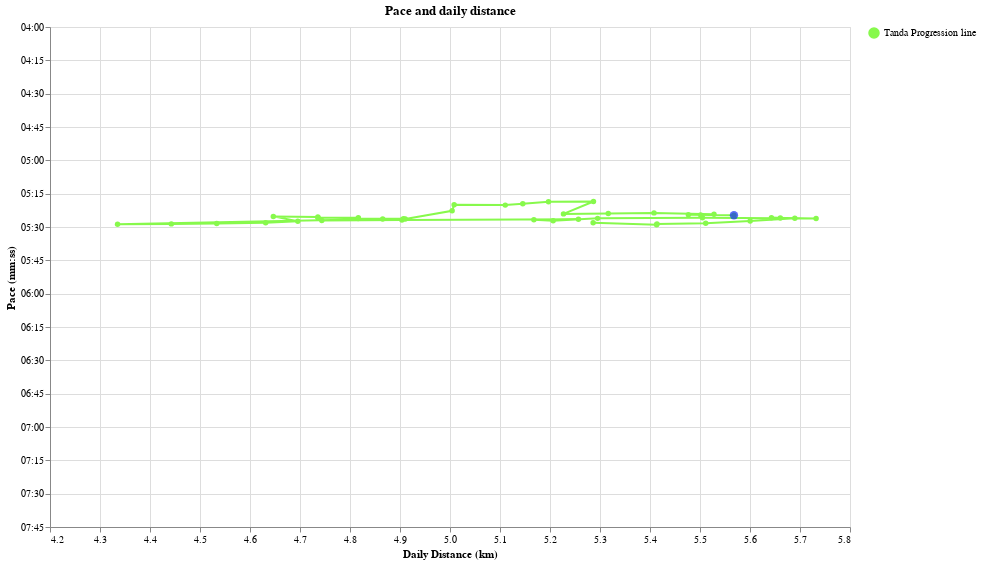

The notebook cell this image was saved under:
### Code cell
daily_df["Legend"] = "Tanda Progression line"


tooltip = [
    alt.Tooltip(
        "rolling_km_per_week_daily_distance:Q",
        title="Distance (km)",
        format=".1f",
    ),
    alt.Tooltip(
        "rolling_pace_pretty:N",
        title="Pace (s/km)",
    ),
    alt.Tooltip("date:T", title="Date"),
    alt.Tooltip("pretty_rolling_tanda_day:N", title="Marathon Form"),
]


tanda_progression = (
    alt.Chart(daily_df.loc[start_date:last_date].reset_index().sort_values("date"))
    .mark_line(point=True, strokeWidth=2)
    .encode(
        x=alt.X(
            "rolling_km_per_week_daily_distance:Q",
            title="Daily Distance (km)",
            scale=alt.Scale(zero=False),
        ),
        y=alt.Y(
            "rolling_pace_sec_per_km:Q",
            title="Pace (mm:ss)",
            scale=alt.Scale(
                reverse=True,
                zero=False,
                domain=(min(pace_ticks_values), max(pace_ticks_values)),
            ),
            axis=alt.Axis(
                values=pace_ticks_values,
                labelExpr="datum.value > 0 ? timeFormat(datum.value * 1000, '%M:%S') : ''",
            ),
        ),
        tooltip=tooltip,
        order="date",
        color=alt.Color(
            "Legend:N",
            legend=alt.Legend(title=None),
            scale=alt.Scale(domain=["Tanda Progression line"], range=["#87f94c"]),
        ),
    )
    .properties(width=800, height=500, title="Pace and daily distance")
    .interactive()
)


current_form = (
    alt.Chart(
        daily_df.loc[start_date:last_date].reset_index().sort_values("date").tail(1)
    )
    .mark_point(filled=True, size=70)
    .encode(
        x=alt.X(
            "rolling_km_per_week_daily_distance:Q",
            title="Daily Distance (km)",
            scale=alt.Scale(zero=False),
        ),
        y=alt.Y(
            "rolling_pace_sec_per_km:Q",
            title="Pace (mm:ss)",
            scale=alt.Scale(
                reverse=True,
                zero=False,
                domain=(min(pace_ticks_values), max(pace_ticks_values)),
            ),
            axis=alt.Axis(
                values=pace_ticks_values,
                labelExpr="datum.value > 0 ? timeFormat(datum.value * 1000, '%M:%S') : ''",
            ),
        ),
        color=alt.value("#142ef5"),
        tooltip=tooltip,
    )
    .properties(width=800, height=500, title="Pace and daily distance")
    .interactive()
)

(tanda_progression + current_form).show()

### Figure 1 — Vega-Lite specification as saved in the notebook (floating-point values rounded to 4 significant figures)
{"config": {"view": {"continuousWidth": 300, "continuousHeight": 300}}, "layer": [{"data": {"name": "data-4bd885a1259fd147b6d4e7bd161a968e"}, "mark": {"type": "line", "point": true, "strokeWidth": 2}, "encoding": {"color": {"field": "Legend", "legend": {"title": null}, "scale": {"domain": ["Tanda Progression line"], "range": ["#87f94c"]}, "type": "nominal"}, "order": {"field": "date", "type": "temporal"}, "tooltip": [{"field": "rolling_km_per_week_daily_distance", "format": ".1f", "title": "Distance (km)", "type": "quantitative"}, {"field": "rolling_pace_pretty", "title": "Pace (s/km)", "type": "nominal"}, {"field": "date", "title": "Date", "type": "temporal"}, {"field": "pretty_rolling_tanda_day", "title": "Marathon Form", "type": "nominal"}], "x": {"field": "rolling_km_per_week_daily_distance", "scale": {"zero": false}, "title": "Daily Distance (km)", "type": "quantitative"}, "y": {"axis": {"labelExpr": "datum.value > 0 ? timeFormat(datum.value * 1000, '%M:%S') : ''", "values": [240, 255, 270, 285, 300, 315, 330, 345, 360, 375, 390, 405, 420, 435, 450, 465]}, "field": "rolling_pace_sec_per_km", "scale": {"domain": [240, 465], "reverse": true, "zero": false}, "title": "Pace (mm:ss)", "type": "quantitative"}}, "name": "view_6", "title": "Pace and daily distance"}, {"data": {"name": "data-a5c9a9d1f1b4a9a17b6f27ceab96c7fe"}, "mark": {"type": "point", "filled": true, "size": 70}, "encoding": {"color": {"value": "#142ef5"}, "tooltip": [{"field": "rolling_km_per_week_daily_distance", "format": ".1f", "title": "Distance (km)", "type": "quantitative"}, {"field": "rolling_pace_pretty", "title": "Pace (s/km)", "type": "nominal"}, {"field": "date", "title": "Date", "type": "temporal"}, {"field": "pretty_rolling_tanda_day", "title": "Marathon Form", "type": "nominal"}], "x": {"field": "rolling_km_per_week_daily_distance", "scale": {"zero": false}, "title": "Daily Distance (km)", "type": "quantitative"}, "y": {"axis": {"labelExpr": "datum.value > 0 ? timeFormat(datum.value * 1000, '%M:%S') : ''", "values": [240, 255, 270, 285, 300, 315, 330, 345, 360, 375, 390, 405, 420, 435, 450, 465]}, "field": "rolling_pace_sec_per_km", "scale": {"domain": [240, 465], "reverse": true, "zero": false}, "title": "Pace (mm:ss)", "type": "quantitative"}}, "name": "view_7", "title": "Pace and daily distance"}], "height": 500, "params": [{"name": "param_8", "select": {"type": "interval", "encodings": ["x", "y"]}, "bind": "scales", "views": ["view_6"]}, {"name": "param_9", "select": {"type": "interval", "encodings": ["x", "y"]}, "bind": "scales", "views": ["view_7"]}], "width": 800, "$schema": "https://vega.github.io/schema/vega-lite/v5.17.0.json", "datasets": {"data-4bd885a1259fd147b6d4e7bd161a968e": [{"date": "2024-05-19T00:00:00", "distance_meters": 8923.0, "time_seconds": 2829, "tanda_day": 3.423, "tanda_day_pretty": "1970-01-01T03:25:21.962583357", "rolling_distance_meters": 296000.0, "rolling_time_seconds": 97120.0, "rolling_km_per_week": 37.0, "rolling_pace_sec_per_km": 328.1, "rolling_tanda_day": 3.664, "rolling_tanda_day_pretty": "1970-01-01T03:39:50.163306382", "type_rolling": "Tanda (8 weeks)", "type_daily": "Tanda (daily)", "pace_sec_per_km": 317.1, "distance_km": 8.923, "date_factor": 17040.0, "daily_pace_pretty": "5:17", "rolling_pace_pretty": "5:28", "rolling_km_per_week_daily_distance": 5.286, "Latest run": "Latest run", "pretty_rolling_tanda_day": "3 hours 40 minutes", "shape": "circle", "Legend": "Tanda Progression line"}, {"date": "2024-05-20T00:00:00", "distance_meters": 7104.0, "time_seconds": 2620, "tanda_day": 3.839, "tanda_day_pretty": "1970-01-01T03:50:19.717875751", "rolling_distance_meters": 303100.0, "rolling_time_seconds": 99740.0, "rolling_km_per_week": 37.89, "rolling_pace_sec_per_km": 329.0, "rolling_tanda_day": 3.664, "rolling_tanda_day_pretty": "1970-01-01T03:39:49.538411416", "type_rolling": "Tanda (8 weeks)", "type_daily": "Tanda (daily)", "pace_sec_per_km": 368.8, "distance_km": 7.104, "date_factor": 19380.0, "daily_pace_pretty": "6:08", "rolling_pace_pretty": "5:29", "rolling_km_per_week_daily_distance": 5.413, "Latest run": "Latest run", "pretty_rolling_tanda_day": "3 hours 40 minutes", "shape": "circle", "Legend": "Tanda Progression line"}, {"date": "2024-05-22T00:00:00", "distance_meters": 5076.0, "time_seconds": 1586, "tanda_day": 3.574, "tanda_day_pretty": "1970-01-01T03:34:26.612710449", "rolling_distance_meters": 303200.0, "rolling_time_seconds": 99650.0, "rolling_km_per_week": 37.9, "rolling_pace_sec_per_km": 328.7, "rolling_tanda_day": 3.662, "rolling_tanda_day_pretty": "1970-01-01T03:39:41.763111008", "type_rolling": "Tanda (8 weeks)", "type_daily": "Tanda (daily)", "pace_sec_per_km": 312.5, "distance_km": 5.076, "date_factor": 22030.0, "daily_pace_pretty": "5:12", "rolling_pace_pretty": "5:28", "rolling_km_per_week_daily_distance": 5.414, "Latest run": "Latest run", "pretty_rolling_tanda_day": "3 hours 40 minutes", "shape": "circle", "Legend": "Tanda Progression line"}, {"date": "2024-05-23T00:00:00", "distance_meters": 5457.0, "time_seconds": 1689, "tanda_day": 3.536, "tanda_day_pretty": "1970-01-01T03:32:09.057770271", "rolling_distance_meters": 308600.0, "rolling_time_seconds": 101300.0, "rolling_km_per_week": 38.58, "rolling_pace_sec_per_km": 328.3, "rolling_tanda_day": 3.655, "rolling_tanda_day_pretty": "1970-01-01T03:39:16.456543149", "type_rolling": "Tanda (8 weeks)", "type_daily": "Tanda (daily)", "pace_sec_per_km": 309.5, "distance_km": 5.457, "date_factor": 25040.0, "daily_pace_pretty": "5:09", "rolling_pace_pretty": "5:28", "rolling_km_per_week_daily_distance": 5.511, "Latest run": "Latest run", "pretty_rolling_tanda_day": "3 hours 39 minutes", "shape": "circle", "Legend": "Tanda Progression line"}, {"date": "2024-05-25T00:00:00", "distance_meters": 10010.0, "time_seconds": 3009, "tanda_day": 3.27, "tanda_day_pretty": "1970-01-01T03:16:11.047737558", "rolling_distance_meters": 313600.0, "rolling_time_seconds": 102700.0, "rolling_km_per_week": 39.2, "rolling_pace_sec_per_km": 327.3, "rolling_tanda_day": 3.644, "rolling_tanda_day_pretty": "1970-01-01T03:38:36.905475202", "type_rolling": "Tanda (8 weeks)", "type_daily": "Tanda (daily)", "pace_sec_per_km": 300.6, "distance_km": 10.01, "date_factor": 28460.0, "daily_pace_pretty": "5:00", "rolling_pace_pretty": "5:27", "rolling_km_per_week_daily_distance": 5.6, "Latest run": "Latest run", "pretty_rolling_tanda_day": "3 hours 39 minutes", "shape": "circle", "Legend": "Tanda Progression line"}, {"date": "2024-05-26T00:00:00", "distance_meters": 10010.0, "time_seconds": 2945, "tanda_day": 3.228, "tanda_day_pretty": "1970-01-01T03:13:42.360225427", "rolling_distance_meters": 318600.0, "rolling_time_seconds": 103900.0, "rolling_km_per_week": 39.83, "rolling_pace_sec_per_km": 326.1, "rolling_tanda_day": 3.631, "rolling_tanda_day_pretty": "1970-01-01T03:37:51.962442618", "type_rolling": "Tanda (8 weeks)", "type_daily": "Tanda (daily)", "pace_sec_per_km": 294.1, "distance_km": 10.01, "date_factor": 32360.0, "daily_pace_pretty": "4:54", "rolling_pace_pretty": "5:26", "rolling_km_per_week_daily_distance": 5.69, "Latest run": "Latest run", "pretty_rolling_tanda_day": "3 hours 38 minutes", "shape": "circle", "Legend": "Tanda Progression line"}, {"date": "2024-05-28T00:00:00", "distance_meters": 7009.0, "time_seconds": 2227, "tanda_day": 3.514, "tanda_day_pretty": "1970-01-01T03:30:49.465042329", "rolling_distance_meters": 317000.0, "rolling_time_seconds": 103300.0, "rolling_km_per_week": 39.62, "rolling_pace_sec_per_km": 326.0, "rolling_tanda_day": 3.632, "rolling_tanda_day_pretty": "1970-01-01T03:37:54.534555577", "type_rolling": "Tanda (8 weeks)", "type_daily": "Tanda (daily)", "pace_sec_per_km": 317.7, "distance_km": 7.009, "date_factor": 36780.0, "daily_pace_pretty": "5:17", "rolling_pace_pretty": "5:25", "rolling_km_per_week_daily_distance": 5.661, "Latest run": "Latest run", "pretty_rolling_tanda_day": "3 hours 38 minutes", "shape": "circle", "Legend": "Tanda Progression line"}, {"date": "2024-05-29T00:00:00", "distance_meters": 6018.0, "time_seconds": 2058, "tanda_day": 3.718, "tanda_day_pretty": "1970-01-01T03:43:03.065273317", "rolling_distance_meters": 316000.0, "rolling_time_seconds": 103000.0, "rolling_km_per_week": 39.5, "rolling_pace_sec_per_km": 325.9, "rolling_tanda_day": 3.632, "rolling_tanda_day_pretty": "1970-01-01T03:37:55.311848713", "type_rolling": "Tanda (8 weeks)", "type_daily": "Tanda (daily)", "pace_sec_per_km": 342.0, "distance_km": 6.018, "date_factor": 41820.0, "daily_pace_pretty": "5:41", "rolling_pace_pretty": "5:25", "rolling_km_per_week_daily_distance": 5.643, "Latest run": "Latest run", "pretty_rolling_tanda_day": "3 hours 38 minutes", "shape": "circle", "Legend": "Tanda Progression line"}, {"date": "2024-05-30T00:00:00", "distance_meters": 5001.0, "time_seconds": 1729, "tanda_day": 3.792, "tanda_day_pretty": "1970-01-01T03:47:31.942964878", "rolling_distance_meters": 321000.0, "rolling_time_seconds": 104700.0, "rolling_km_per_week": 40.13, "rolling_pace_sec_per_km": 326.2, "rolling_tanda_day": 3.63, "rolling_tanda_day_pretty": "1970-01-01T03:37:46.647734811", "type_rolling": "Tanda (8 weeks)", "type_daily": "Tanda (daily)", "pace_sec_per_km": 345.7, "distance_km": 5.001, "date_factor": 47540.0, "daily_pace_pretty": "5:45", "rolling_pace_pretty": "5:26", "rolling_km_per_week_daily_distance": 5.732, "Latest run": "Latest run", "pretty_rolling_tanda_day": "3 hours 38 minutes", "shape": "circle", "Legend": "Tanda Progression line"}, {"date": "2024-06-01T00:00:00", "distance_meters": 2602.0, "time_seconds": 905, "tanda_day": 3.932, "tanda_day_pretty": "1970-01-01T03:55:55.946875576", "rolling_distance_meters": 308300.0, "rolling_time_seconds": 100400.0, "rolling_km_per_week": 38.53, "rolling_pace_sec_per_km": 325.8, "rolling_tanda_day": 3.639, "rolling_tanda_day_pretty": "1970-01-01T03:38:19.321700254", "type_rolling": "Tanda (8 weeks)", "type_daily": "Tanda (daily)", "pace_sec_per_km": 347.8, "distance_km": 2.602, "date_factor": 54040.0, "daily_pace_pretty": "5:47", "rolling_pace_pretty": "5:25", "rolling_km_per_week_daily_distance": 5.505, "Latest run": "Latest run", "pretty_rolling_tanda_day": "3 hours 38 minutes", "shape": "circle", "Legend": "Tanda Progression line"}, {"date": "2024-06-02T00:00:00", "distance_meters": 14550.0, "time_seconds": 4747, "tanda_day": 3.26, "tanda_day_pretty": "1970-01-01T03:15:36.593298064", "rolling_distance_meters": 296500.0, "rolling_time_seconds": 96700.0, "rolling_km_per_week": 37.07, "rolling_pace_sec_per_km": 326.1, "rolling_tanda_day": 3.651, "rolling_tanda_day_pretty": "1970-01-01T03:39:03.463125642", "type_rolling": "Tanda (8 weeks)", "type_daily": "Tanda (daily)", "pace_sec_per_km": 326.3, "distance_km": 14.55, "date_factor": 61430.0, "daily_pace_pretty": "5:26", "rolling_pace_pretty": "5:26", "rolling_km_per_week_daily_distance": 5.295, "Latest run": "Latest run", "pretty_rolling_tanda_day": "3 hours 39 minutes", "shape": "circle", "Legend": "Tanda Progression line"}, {"date": "2024-06-04T00:00:00", "distance_meters": 5108.0, "time_seconds": 1830, "tanda_day": 3.867, "tanda_day_pretty": "1970-01-01T03:52:02.762806011", "rolling_distance_meters": 291500.0, "rolling_time_seconds": 95380.0, "rolling_km_per_week": 36.44, "rolling_pace_sec_per_km": 327.1, "rolling_tanda_day": 3.662, "rolling_tanda_day_pretty": "1970-01-01T03:39:43.318125442", "type_rolling": "Tanda (8 weeks)", "type_daily": "Tanda (daily)", "pace_sec_per_km": 358.2, "distance_km": 5.108, "date_factor": 69830.0, "daily_pace_pretty": "5:58", "rolling_pace_pretty": "5:27", "rolling_km_per_week_daily_distance": 5.206, "Latest run": "Latest run", "pretty_rolling_tanda_day": "3 hours 40 minutes", "shape": "circle", "Legend": "Tanda Progression line"}, {"date": "2024-06-06T00:00:00", "distance_meters": 7000.0, "time_seconds": 2176, "tanda_day": 3.47, "tanda_day_pretty": "1970-01-01T03:28:12.473467057", "rolling_distance_meters": 289400.0, "rolling_time_seconds": 94570.0, "rolling_km_per_week": 36.17, "rolling_pace_sec_per_km": 326.8, "rolling_tanda_day": 3.662, "rolling_tanda_day_pretty": "1970-01-01T03:39:41.762590588", "type_rolling": "Tanda (8 weeks)", "type_daily": "Tanda (daily)", "pace_sec_per_km": 310.9, "distance_km": 7.0, "date_factor": 79380.0, "daily_pace_pretty": "5:10", "rolling_pace_pretty": "5:26", "rolling_km_per_week_daily_distance": 5.168, "Latest run": "Latest run", "pretty_rolling_tanda_day": "3 hours 40 minutes", "shape": "circle", "Legend": "Tanda Progression line"}, {"date": "2024-06-07T00:00:00", "distance_meters": 4990.0, "time_seconds": 1567, "tanda_day": 3.588, "tanda_day_pretty": "1970-01-01T03:35:17.389925710", "rolling_distance_meters": 294400.0, "rolling_time_seconds": 96130.0, "rolling_km_per_week": 36.8, "rolling_pace_sec_per_km": 326.6, "rolling_tanda_day": 3.656, "rolling_tanda_day_pretty": "1970-01-01T03:39:20.638705176", "type_rolling": "Tanda (8 weeks)", "type_daily": "Tanda (daily)", "pace_sec_per_km": 314.0, "distance_km": 4.99, "date_factor": 90240.0, "daily_pace_pretty": "5:13", "rolling_pace_pretty": "5:26", "rolling_km_per_week_daily_distance": 5.257, "Latest run": "Latest run", "pretty_rolling_tanda_day": "3 hours 39 minutes", "shape": "circle", "Legend": "Tanda Progression line"}, {"date": "2024-06-09T00:00:00", "distance_meters": 7856.0, "time_seconds": 2296, "tanda_day": 3.311, "tanda_day_pretty": "1970-01-01T03:18:37.983324805", "rolling_distance_meters": 274600.0, "rolling_time_seconds": 89760.0, "rolling_km_per_week": 34.33, "rolling_pace_sec_per_km": 326.9, "rolling_tanda_day": 3.676, "rolling_tanda_day_pretty": "1970-01-01T03:40:31.808799951", "type_rolling": "Tanda (8 weeks)", "type_daily": "Tanda (daily)", "pace_sec_per_km": 292.3, "distance_km": 7.856, "date_factor": 102600.0, "daily_pace_pretty": "4:52", "rolling_pace_pretty": "5:26", "rolling_km_per_week_daily_distance": 4.904, "Latest run": "Latest run", "pretty_rolling_tanda_day": "3 hours 41 minutes", "shape": "circle", "Legend": "Tanda Progression line"}, {"date": "2024-06-13T00:00:00", "distance_meters": 7495.0, "time_seconds": 2252, "tanda_day": 3.38, "tanda_day_pretty": "1970-01-01T03:22:48.166657748", "rolling_distance_meters": 265600.0, "rolling_time_seconds": 86880.0, "rolling_km_per_week": 33.21, "rolling_pace_sec_per_km": 327.1, "rolling_tanda_day": 3.685, "rolling_tanda_day_pretty": "1970-01-01T03:41:06.045188420", "type_rolling": "Tanda (8 weeks)", "type_daily": "Tanda (daily)", "pace_sec_per_km": 300.5, "distance_km": 7.495, "date_factor": 116600.0, "daily_pace_pretty": "5:00", "rolling_pace_pretty": "5:27", "rolling_km_per_week_daily_distance": 4.744, "Latest run": "Latest run", "pretty_rolling_tanda_day": "3 hours 41 minutes", "shape": "circle", "Legend": "Tanda Progression line"}, {"date": "2024-06-14T00:00:00", "distance_meters": 6821.0, "time_seconds": 2058, "tanda_day": 3.42, "tanda_day_pretty": "1970-01-01T03:25:10.313677113", "rolling_distance_meters": 272500.0, "rolling_time_seconds": 88940.0, "rolling_km_per_week": 34.06, "rolling_pace_sec_per_km": 326.4, "rolling_tanda_day": 3.675, "rolling_tanda_day_pretty": "1970-01-01T03:40:28.982209263", "type_rolling": "Tanda (8 weeks)", "type_daily": "Tanda (daily)", "pace_sec_per_km": 301.7, "distance_km": 6.821, "date_factor": 132600.0, "daily_pace_pretty": "5:01", "rolling_pace_pretty": "5:26", "rolling_km_per_week_daily_distance": 4.865, "Latest run": "Latest run", "pretty_rolling_tanda_day": "3 hours 40 minutes", "shape": "circle", "Legend": "Tanda Progression line"}, {"date": "2024-06-16T00:00:00", "distance_meters": 12930.0, "time_seconds": 4092, "tanda_day": 3.256, "tanda_day_pretty": "1970-01-01T03:15:20.042886852", "rolling_distance_meters": 242800.0, "rolling_time_seconds": 79820.0, "rolling_km_per_week": 30.35, "rolling_pace_sec_per_km": 328.8, "rolling_tanda_day": 3.717, "rolling_tanda_day_pretty": "1970-01-01T03:43:01.909094736", "type_rolling": "Tanda (8 weeks)", "type_daily": "Tanda (daily)", "pace_sec_per_km": 316.4, "distance_km": 12.93, "date_factor": 150700.0, "daily_pace_pretty": "5:16", "rolling_pace_pretty": "5:28", "rolling_km_per_week_daily_distance": 4.335, "Latest run": "Latest run", "pretty_rolling_tanda_day": "3 hours 43 minutes", "shape": "circle", "Legend": "Tanda Progression line"}, {"date": "2024-06-17T00:00:00", "distance_meters": 6021.0, "time_seconds": 1927, "tanda_day": 3.576, "tanda_day_pretty": "1970-01-01T03:34:33.378927776", "rolling_distance_meters": 248800.0, "rolling_time_seconds": 81750.0, "rolling_km_per_week": 31.1, "rolling_pace_sec_per_km": 328.6, "rolling_tanda_day": 3.71, "rolling_tanda_day_pretty": "1970-01-01T03:42:36.959279425", "type_rolling": "Tanda (8 weeks)", "type_daily": "Tanda (daily)", "pace_sec_per_km": 320.0, "distance_km": 6.021, "date_factor": 171300.0, "daily_pace_pretty": "5:20", "rolling_pace_pretty": "5:28", "rolling_km_per_week_daily_distance": 4.443, "Latest run": "Latest run", "pretty_rolling_tanda_day": "3 hours 43 minutes", "shape": "circle", "Legend": "Tanda Progression line"}, {"date": "2024-06-18T00:00:00", "distance_meters": 5088.0, "time_seconds": 1631, "tanda_day": 3.625, "tanda_day_pretty": "1970-01-01T03:37:31.777367289", "rolling_distance_meters": 253900.0, "rolling_time_seconds": 83380.0, "rolling_km_per_week": 31.73, "rolling_pace_sec_per_km": 328.4, "rolling_tanda_day": 3.705, "rolling_tanda_day_pretty": "1970-01-01T03:42:16.360228101", "type_rolling": "Tanda (8 weeks)", "type_daily": "Tanda (daily)", "pace_sec_per_km": 320.6, "distance_km": 5.088, "date_factor": 194800.0, "daily_pace_pretty": "5:20", "rolling_pace_pretty": "5:28", "rolling_km_per_week_daily_distance": 4.533, "Latest run": "Latest run", "pretty_rolling_tanda_day": "3 hours 42 minutes", "shape": "circle", "Legend": "Tanda Progression line"}, {"date": "2024-06-19T00:00:00", "distance_meters": 5479.0, "time_seconds": 1715, "tanda_day": 3.557, "tanda_day_pretty": "1970-01-01T03:33:26.407306666", "rolling_distance_meters": 259400.0, "rolling_time_seconds": 85100.0, "rolling_km_per_week": 32.42, "rolling_pace_sec_per_km": 328.1, "rolling_tanda_day": 3.697, "rolling_tanda_day_pretty": "1970-01-01T03:41:50.710279225", "type_rolling": "Tanda (8 weeks)", "type_daily": "Tanda (daily)", "pace_sec_per_km": 313.0, "distance_km": 5.479, "date_factor": 221400.0, "daily_pace_pretty": "5:13", "rolling_pace_pretty": "5:28", "rolling_km_per_week_daily_distance": 4.631, "Latest run": "Latest run", "pretty_rolling_tanda_day": "3 hours 42 minutes", "shape": "circle", "Legend": "Tanda Progression line"}, {"date": "2024-06-21T00:00:00", "distance_meters": 7318.0, "time_seconds": 2346, "tanda_day": 3.518, "tanda_day_pretty": "1970-01-01T03:31:03.707925978", "rolling_distance_meters": 263000.0, "rolling_time_seconds": 86090.0, "rolling_km_per_week": 32.87, "rolling_pace_sec_per_km": 327.4, "rolling_tanda_day": 3.69, "rolling_tanda_day_pretty": "1970-01-01T03:41:22.369785673", "type_rolling": "Tanda (8 weeks)", "type_daily": "Tanda (daily)", "pace_sec_per_km": 320.6, "distance_km": 7.318, "date_factor": 251700.0, "daily_pace_pretty": "5:20", "rolling_pace_pretty": "5:27", "rolling_km_per_week_daily_distance": 4.696, "Latest run": "Latest run", "pretty_rolling_tanda_day": "3 hours 41 minutes", "shape": "circle", "Legend": "Tanda Progression line"}, {"date": "2024-06-22T00:00:00", "distance_meters": 11960.0, "time_seconds": 3673, "tanda_day": 3.233, "tanda_day_pretty": "1970-01-01T03:13:57.649742191", "rolling_distance_meters": 260200.0, "rolling_time_seconds": 84630.0, "rolling_km_per_week": 32.53, "rolling_pace_sec_per_km": 325.2, "rolling_tanda_day": 3.678, "rolling_tanda_day_pretty": "1970-01-01T03:40:41.001568737", "type_rolling": "Tanda (8 weeks)", "type_daily": "Tanda (daily)", "pace_sec_per_km": 307.1, "distance_km": 11.96, "date_factor": 286100.0, "daily_pace_pretty": "5:07", "rolling_pace_pretty": "5:25", "rolling_km_per_week_daily_distance": 4.647, "Latest run": "Latest run", "pretty_rolling_tanda_day": "3 hours 41 minutes", "shape": "circle", "Legend": "Tanda Progression line"}, {"date": "2024-06-23T00:00:00", "distance_meters": 4991.0, "time_seconds": 1684, "tanda_day": 3.739, "tanda_day_pretty": "1970-01-01T03:44:20.947967905", "rolling_distance_meters": 265200.0, "rolling_time_seconds": 86310.0, "rolling_km_per_week": 33.15, "rolling_pace_sec_per_km": 325.5, "rolling_tanda_day": 3.675, "rolling_tanda_day_pretty": "1970-01-01T03:40:29.915760118", "type_rolling": "Tanda (8 weeks)", "type_daily": "Tanda (daily)", "pace_sec_per_km": 337.4, "distance_km": 4.991, "date_factor": 325200.0, "daily_pace_pretty": "5:37", "rolling_pace_pretty": "5:25", "rolling_km_per_week_daily_distance": 4.736, "Latest run": "Latest run", "pretty_rolling_tanda_day": "3 hours 40 minutes", "shape": "circle", "Legend": "Tanda Progression line"}, {"date": "2024-06-24T00:00:00", "distance_meters": 5057.0, "time_seconds": 1683, "tanda_day": 3.706, "tanda_day_pretty": "1970-01-01T03:42:22.150633140", "rolling_distance_meters": 265200.0, "rolling_time_seconds": 86430.0, "rolling_km_per_week": 33.15, "rolling_pace_sec_per_km": 325.9, "rolling_tanda_day": 3.678, "rolling_tanda_day_pretty": "1970-01-01T03:40:39.789927699", "type_rolling": "Tanda (8 weeks)", "type_daily": "Tanda (daily)", "pace_sec_per_km": 332.8, "distance_km": 5.057, "date_factor": 369700.0, "daily_pace_pretty": "5:32", "rolling_pace_pretty": "5:25", "rolling_km_per_week_daily_distance": 4.736, "Latest run": "Latest run", "pretty_rolling_tanda_day": "3 hours 41 minutes", "shape": "circle", "Legend": "Tanda Progression line"}, {"date": "2024-06-25T00:00:00", "distance_meters": 8535.0, "time_seconds": 2862, "tanda_day": 3.558, "tanda_day_pretty": "1970-01-01T03:33:27.060956056", "rolling_distance_meters": 269700.0, "rolling_time_seconds": 87900.0, "rolling_km_per_week": 33.72, "rolling_pace_sec_per_km": 325.9, "rolling_tanda_day": 3.674, "rolling_tanda_day_pretty": "1970-01-01T03:40:24.786598886", "type_rolling": "Tanda (8 weeks)", "type_daily": "Tanda (daily)", "pace_sec_per_km": 335.3, "distance_km": 8.535, "date_factor": 420300.0, "daily_pace_pretty": "5:35", "rolling_pace_pretty": "5:25", "rolling_km_per_week_daily_distance": 4.817, "Latest run": "Latest run", "pretty_rolling_tanda_day": "3 hours 40 minutes", "shape": "circle", "Legend": "Tanda Progression line"}, {"date": "2024-06-26T00:00:00", "distance_meters": 5041.0, "time_seconds": 1682, "tanda_day": 3.712, "tanda_day_pretty": "1970-01-01T03:42:44.455149043", "rolling_distance_meters": 269700.0, "rolling_time_seconds": 87980.0, "rolling_km_per_week": 33.71, "rolling_pace_sec_per_km": 326.2, "rolling_tanda_day": 3.676, "rolling_tanda_day_pretty": "1970-01-01T03:40:32.659366152", "type_rolling": "Tanda (8 weeks)", "type_daily": "Tanda (daily)", "pace_sec_per_km": 333.7, "distance_km": 5.041, "date_factor": 477800.0, "daily_pace_pretty": "5:33", "rolling_pace_pretty": "5:26", "rolling_km_per_week_daily_distance": 4.816, "Latest run": "Latest run", "pretty_rolling_tanda_day": "3 hours 41 minutes", "shape": "circle", "Legend": "Tanda Progression line"}, {"date": "2024-06-27T00:00:00", "distance_meters": 5073.0, "time_seconds": 1676, "tanda_day": 3.689, "tanda_day_pretty": "1970-01-01T03:41:22.182191757", "rolling_distance_meters": 274800.0, "rolling_time_seconds": 89660.0, "rolling_km_per_week": 34.35, "rolling_pace_sec_per_km": 326.3, "rolling_tanda_day": 3.672, "rolling_tanda_day_pretty": "1970-01-01T03:40:17.861190632", "type_rolling": "Tanda (8 weeks)", "type_daily": "Tanda (daily)", "pace_sec_per_km": 330.4, "distance_km": 5.073, "date_factor": 543100.0, "daily_pace_pretty": "5:30", "rolling_pace_pretty": "5:26", "rolling_km_per_week_daily_distance": 4.907, "Latest run": "Latest run", "pretty_rolling_tanda_day": "3 hours 40 minutes", "shape": "circle", "Legend": "Tanda Progression line"}, {"date": "2024-06-28T00:00:00", "distance_meters": 5283.0, "time_seconds": 1682, "tanda_day": 3.602, "tanda_day_pretty": "1970-01-01T03:36:05.496811308", "rolling_distance_meters": 275000.0, "rolling_time_seconds": 89750.0, "rolling_km_per_week": 34.37, "rolling_pace_sec_per_km": 326.4, "rolling_tanda_day": 3.672, "rolling_tanda_day_pretty": "1970-01-01T03:40:19.534057953", "type_rolling": "Tanda (8 weeks)", "type_daily": "Tanda (daily)", "pace_sec_per_km": 318.4, "distance_km": 5.283, "date_factor": 617400.0, "daily_pace_pretty": "5:18", "rolling_pace_pretty": "5:26", "rolling_km_per_week_daily_distance": 4.911, "Latest run": "Latest run", "pretty_rolling_tanda_day": "3 hours 40 minutes", "shape": "circle", "Legend": "Tanda Progression line"}, {"date": "2024-06-29T00:00:00", "distance_meters": 14800.0, "time_seconds": 4340, "tanda_day": 3.039, "tanda_day_pretty": "1970-01-01T03:02:19.781195632", "rolling_distance_meters": 280200.0, "rolling_time_seconds": 90440.0, "rolling_km_per_week": 35.03, "rolling_pace_sec_per_km": 322.7, "rolling_tanda_day": 3.644, "rolling_tanda_day_pretty": "1970-01-01T03:38:37.106370679", "type_rolling": "Tanda (8 weeks)", "type_daily": "Tanda (daily)", "pace_sec_per_km": 293.3, "distance_km": 14.8, "date_factor": 701900.0, "daily_pace_pretty": "4:53", "rolling_pace_pretty": "5:22", "rolling_km_per_week_daily_distance": 5.004, "Latest run": "Latest run", "pretty_rolling_tanda_day": "3 hours 39 minutes", "shape": "circle", "Legend": "Tanda Progression line"}, {"date": "2024-07-01T00:00:00", "distance_meters": 7180.0, "time_seconds": 2341, "tanda_day": 3.56, "tanda_day_pretty": "1970-01-01T03:33:34.495785705", "rolling_distance_meters": 280500.0, "rolling_time_seconds": 89740.0, "rolling_km_per_week": 35.06, "rolling_pace_sec_per_km": 320.0, "rolling_tanda_day": 3.626, "rolling_tanda_day_pretty": "1970-01-01T03:37:33.109682833", "type_rolling": "Tanda (8 weeks)", "type_daily": "Tanda (daily)", "pace_sec_per_km": 326.1, "distance_km": 7.18, "date_factor": 797900.0, "daily_pace_pretty": "5:26", "rolling_pace_pretty": "5:19", "rolling_km_per_week_daily_distance": 5.008, "Latest run": "Latest run", "pretty_rolling_tanda_day": "3 hours 38 minutes", "shape": "circle", "Legend": "Tanda Progression line"}, {"date": "2024-07-02T00:00:00", "distance_meters": 8612.0, "time_seconds": 2877, "tanda_day": 3.546, "tanda_day_pretty": "1970-01-01T03:32:46.478312260", "rolling_distance_meters": 286200.0, "rolling_time_seconds": 91620.0, "rolling_km_per_week": 35.77, "rolling_pace_sec_per_km": 320.2, "rolling_tanda_day": 3.622, "rolling_tanda_day_pretty": "1970-01-01T03:37:18.478698988", "type_rolling": "Tanda (8 weeks)", "type_daily": "Tanda (daily)", "pace_sec_per_km": 334.1, "distance_km": 8.612, "date_factor": 907000.0, "daily_pace_pretty": "5:34", "rolling_pace_pretty": "5:20", "rolling_km_per_week_daily_distance": 5.111, "Latest run": "Latest run", "pretty_rolling_tanda_day": "3 hours 37 minutes", "shape": "circle", "Legend": "Tanda Progression line"}, {"date": "2024-07-03T00:00:00", "distance_meters": 6996.0, "time_seconds": 2221, "tanda_day": 3.513, "tanda_day_pretty": "1970-01-01T03:30:46.315957075", "rolling_distance_meters": 288200.0, "rolling_time_seconds": 92080.0, "rolling_km_per_week": 36.02, "rolling_pace_sec_per_km": 319.5, "rolling_tanda_day": 3.616, "rolling_tanda_day_pretty": "1970-01-01T03:36:57.955909323", "type_rolling": "Tanda (8 weeks)", "type_daily": "Tanda (daily)", "pace_sec_per_km": 317.5, "distance_km": 6.996, "date_factor": 1031000.0, "daily_pace_pretty": "5:17", "rolling_pace_pretty": "5:19", "rolling_km_per_week_daily_distance": 5.146, "Latest run": "Latest run", "pretty_rolling_tanda_day": "3 hours 37 minutes", "shape": "circle", "Legend": "Tanda Progression line"}, {"date": "2024-07-04T00:00:00", "distance_meters": 6917.0, "time_seconds": 2225, "tanda_day": 3.544, "tanda_day_pretty": "1970-01-01T03:32:37.265364992", "rolling_distance_meters": 291000.0, "rolling_time_seconds": 92740.0, "rolling_km_per_week": 36.38, "rolling_pace_sec_per_km": 318.6, "rolling_tanda_day": 3.608, "rolling_tanda_day_pretty": "1970-01-01T03:36:27.902687360", "type_rolling": "Tanda (8 weeks)", "type_daily": "Tanda (daily)", "pace_sec_per_km": 321.7, "distance_km": 6.917, "date_factor": 1172000.0, "daily_pace_pretty": "5:21", "rolling_pace_pretty": "5:18", "rolling_km_per_week_daily_distance": 5.197, "Latest run": "Latest run", "pretty_rolling_tanda_day": "3 hours 36 minutes", "shape": "circle", "Legend": "Tanda Progression line"}, {"date": "2024-07-05T00:00:00", "distance_meters": 5037.0, "time_seconds": 1568, "tanda_day": 3.569, "tanda_day_pretty": "1970-01-01T03:34:06.911265900", "rolling_distance_meters": 296100.0, "rolling_time_seconds": 94300.0, "rolling_km_per_week": 37.01, "rolling_pace_sec_per_km": 318.5, "rolling_tanda_day": 3.602, "rolling_tanda_day_pretty": "1970-01-01T03:36:08.782070497", "type_rolling": "Tanda (8 weeks)", "type_daily": "Tanda (daily)", "pace_sec_per_km": 311.3, "distance_km": 5.037, "date_factor": 1332000.0, "daily_pace_pretty": "5:11", "rolling_pace_pretty": "5:18", "rolling_km_per_week_daily_distance": 5.287, "Latest run": "Latest run", "pretty_rolling_tanda_day": "3 hours 36 minutes", "shape": "circle", "Legend": "Tanda Progression line"}, {"date": "2024-07-07T00:00:00", "distance_meters": 16610.0, "time_seconds": 6872, "tanda_day": 3.754, "tanda_day_pretty": "1970-01-01T03:45:13.209528686", "rolling_distance_meters": 292700.0, "rolling_time_seconds": 94870.0, "rolling_km_per_week": 36.59, "rolling_pace_sec_per_km": 324.1, "rolling_tanda_day": 3.641, "rolling_tanda_day_pretty": "1970-01-01T03:38:28.838680994", "type_rolling": "Tanda (8 weeks)", "type_daily": "Tanda (daily)", "pace_sec_per_km": 413.7, "distance_km": 16.61, "date_factor": 1515000.0, "daily_pace_pretty": "6:53", "rolling_pace_pretty": "5:24", "rolling_km_per_week_daily_distance": 5.227, "Latest run": "Latest run", "pretty_rolling_tanda_day": "3 hours 38 minutes", "shape": "circle", "Legend": "Tanda Progression line"}, {"date": "2024-07-09T00:00:00", "distance_meters": 5014.0, "time_seconds": 1583, "tanda_day": 3.598, "tanda_day_pretty": "1970-01-01T03:35:52.521639813", "rolling_distance_meters": 297700.0, "rolling_time_seconds": 96450.0, "rolling_km_per_week": 37.22, "rolling_pace_sec_per_km": 324.0, "rolling_tanda_day": 3.636, "rolling_tanda_day_pretty": "1970-01-01T03:38:09.418925590", "type_rolling": "Tanda (8 weeks)", "type_daily": "Tanda (daily)", "pace_sec_per_km": 315.7, "distance_km": 5.014, "date_factor": 1722000.0, "daily_pace_pretty": "5:15", "rolling_pace_pretty": "5:23", "rolling_km_per_week_daily_distance": 5.317, "Latest run": "Latest run", "pretty_rolling_tanda_day": "3 hours 38 minutes", "shape": "circle", "Legend": "Tanda Progression line"}, {"date": "2024-07-10T00:00:00", "distance_meters": 10180.0, "time_seconds": 3182, "tanda_day": 3.34, "tanda_day_pretty": "1970-01-01T03:20:25.193354377", "rolling_distance_meters": 302800.0, "rolling_time_seconds": 98020.0, "rolling_km_per_week": 37.86, "rolling_pace_sec_per_km": 323.6, "rolling_tanda_day": 3.629, "rolling_tanda_day_pretty": "1970-01-01T03:37:45.898372311", "type_rolling": "Tanda (8 weeks)", "type_daily": "Tanda (daily)", "pace_sec_per_km": 312.6, "distance_km": 10.18, "date_factor": 1958000.0, "daily_pace_pretty": "5:12", "rolling_pace_pretty": "5:23", "rolling_km_per_week_daily_distance": 5.408, "Latest run": "Latest run", "pretty_rolling_tanda_day": "3 hours 38 minutes", "shape": "circle", "Legend": "Tanda Progression line"}, {"date": "2024-07-11T00:00:00", "distance_meters": 6722.0, "time_seconds": 2358, "tanda_day": 3.74, "tanda_day_pretty": "1970-01-01T03:44:25.666293994", "rolling_distance_meters": 309600.0, "rolling_time_seconds": 100400.0, "rolling_km_per_week": 38.7, "rolling_pace_sec_per_km": 324.2, "rolling_tanda_day": 3.627, "rolling_tanda_day_pretty": "1970-01-01T03:37:38.095913643", "type_rolling": "Tanda (8 weeks)", "type_daily": "Tanda (daily)", "pace_sec_per_km": 350.8, "distance_km": 6.722, "date_factor": 2225000.0, "daily_pace_pretty": "5:50", "rolling_pace_pretty": "5:24", "rolling_km_per_week_daily_distance": 5.528, "Latest run": "Latest run", "pretty_rolling_tanda_day": "3 hours 38 minutes", "shape": "circle", "Legend": "Tanda Progression line"}, {"date": "2024-07-12T00:00:00", "distance_meters": 6581.0, "time_seconds": 2082, "tanda_day": 3.525, "tanda_day_pretty": "1970-01-01T03:31:30.566780508", "rolling_distance_meters": 308100.0, "rolling_time_seconds": 99990.0, "rolling_km_per_week": 38.51, "rolling_pace_sec_per_km": 324.5, "rolling_tanda_day": 3.631, "rolling_tanda_day_pretty": "1970-01-01T03:37:50.110316889", "type_rolling": "Tanda (8 weeks)", "type_daily": "Tanda (daily)", "pace_sec_per_km": 316.3, "distance_km": 6.581, "date_factor": 2530000.0, "daily_pace_pretty": "5:16", "rolling_pace_pretty": "5:24", "rolling_km_per_week_daily_distance": 5.501, "Latest run": "Latest run", "pretty_rolling_tanda_day": "3 hours 38 minutes", "shape": "circle", "Legend": "Tanda Progression line"}, {"date": "2024-07-13T00:00:00", "distance_meters": 8241.0, "time_seconds": 2710, "tanda_day": 3.529, "tanda_day_pretty": "1970-01-01T03:31:43.946653224", "rolling_distance_meters": 306700.0, "rolling_time_seconds": 99540.0, "rolling_km_per_week": 38.34, "rolling_pace_sec_per_km": 324.5, "rolling_tanda_day": 3.632, "rolling_tanda_day_pretty": "1970-01-01T03:37:54.187406932", "type_rolling": "Tanda (8 weeks)", "type_daily": "Tanda (daily)", "pace_sec_per_km": 328.8, "distance_km": 8.241, "date_factor": 2876000.0, "daily_pace_pretty": "5:28", "rolling_pace_pretty": "5:24", "rolling_km_per_week_daily_distance": 5.477, "Latest run": "Latest run", "pretty_rolling_tanda_day": "3 hours 38 minutes", "shape": "circle", "Legend": "Tanda Progression line"}, {"date": "2024-07-14T00:00:00", "distance_meters": 14030.0, "time_seconds": 4534, "tanda_day": 3.26, "tanda_day_pretty": "1970-01-01T03:15:34.499625379", "rolling_distance_meters": 311800.0, "rolling_time_seconds": 101200.0, "rolling_km_per_week": 38.98, "rolling_pace_sec_per_km": 324.7, "rolling_tanda_day": 3.628, "rolling_tanda_day_pretty": "1970-01-01T03:37:41.563739730", "type_rolling": "Tanda (8 weeks)", "type_daily": "Tanda (daily)", "pace_sec_per_km": 323.3, "distance_km": 14.03, "date_factor": 3269000.0, "daily_pace_pretty": "5:23", "rolling_pace_pretty": "5:24", "rolling_km_per_week_daily_distance": 5.568, "Latest run": "Latest run", "pretty_rolling_tanda_day": "3 hours 38 minutes", "shape": "square", "Legend": "Tanda Progression line"}], "data-a5c9a9d1f1b4a9a17b6f27ceab96c7fe": [{"date": "2024-07-14T00:00:00", "distance_meters": 14030.0, "time_seconds": 4534, "tanda_day": 3.26, "tanda_day_pretty": "1970-01-01T03:15:34.499625379", "rolling_distance_meters": 311800.0, "rolling_time_seconds": 101200.0, "rolling_km_per_week": 38.98, "rolling_pace_sec_per_km": 324.7, "rolling_tanda_day": 3.628, "rolling_tanda_day_pretty": "1970-01-01T03:37:41.563739730", "type_rolling": "Tanda (8 weeks)", "type_daily": "Tanda (daily)", "pace_sec_per_km": 323.3, "distance_km": 14.03, "date_factor": 3269000.0, "daily_pace_pretty": "5:23", "rolling_pace_pretty": "5:24", "rolling_km_per_week_daily_distance": 5.568, "Latest run": "Latest run", "pretty_rolling_tanda_day": "3 hours 38 minutes", "shape": "square", "Legend": "Tanda Progression line"}]}}
